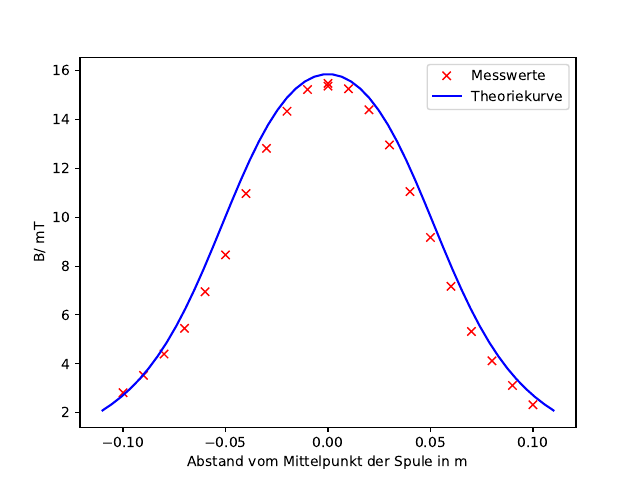

Write the Python code that produced this figure.
import numpy as np
from scipy.optimize import curve_fit
import matplotlib.pyplot as plt
from uncertainties import ufloat

x, y = np.genfromtxt('KurzeSpule.txt', unpack=True)
x=x/100
def f(x):
      return (10.5*0.5*4*1700*np.pi*10**(-7))* (((x+0.05)/((0.05**2 +(x+0.05)**2)**(0.5)))-((x-0.05)/(0.05**2 +(x-0.05)**2)**(0.5)))*1000
#Faktor 10??????

t= np.linspace(-0.11, 0.11)

plt.plot (x,y, 'rx', label='Messwerte')
plt.plot(t, f(t), 'b-', label='Theoriekurve')

plt.xlabel(r'Abstand vom Mittelpunkt der Spule in m')
plt.ylabel(r'B/ mT')
plt.legend()

plt.savefig('KurzeSpule.pdf')
